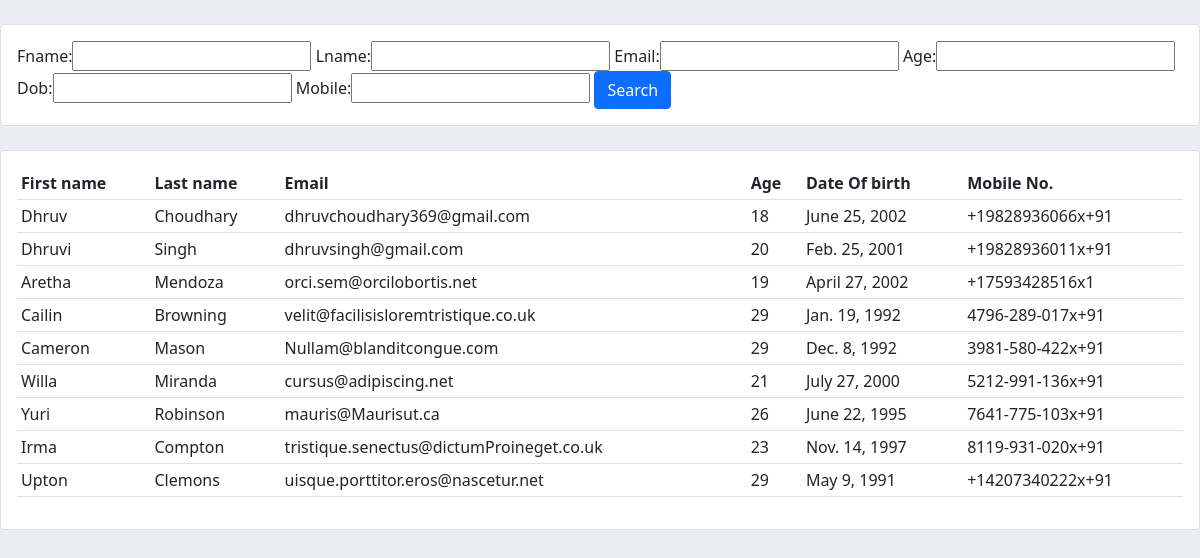
Page /show/ on the committed database.
### api/models.py (models this page shows, shortened)
class User_api(models.Model):
    fname = models.CharField(max_length=200, null=False, blank=False)
    lname = models.CharField(max_length=200, null=False, blank=False)
    Email = models.CharField(max_length=200, null=False, blank=False)
    age = models.IntegerField(max_length=2, null=False, blank=False)
    dob = models.DateField(null=False, blank=False)
    mobile = PhoneField(blank=True, help_text='Contact phone number')

### api/views.py (the view)
# urls.py: path('show/',views.userData,name="show"),
def userData(request):
    user = User_api.objects.all()
    myFilter = UserFilter(request.GET, queryset=user)
    user = myFilter.qs
    param = {'user':user,'orders':user,'myFilter':myFilter}
    return render(request, 'api/user.html',param)

### api/templates/api/User.html (shortened to what this page needs)
<!DOCTYPE html>
<html lang="en">
<head>
    {% load static %}
    <link href="https://cdn.jsdelivr.net/npm/bootstrap@5.0.0-beta3/dist/css/bootstrap.min.css" rel="stylesheet"
>
    <link rel="stylesheet" href="{% static '/css/accounts/main.css' %}">
</head>
<body>
<br>
<div class="row">
	<div class="col">
		<div class="card card-body">
			<form method="get">
				{{myFilter.form}}
		    <button class="btn btn-primary" type="submit">Search</button>
		  </form>
		</div>
	</div>
</div>
<br>
<div class="row">
	<div class="col-md">
		<div class="card card-body">
			<table class="table table-sm">
				<tr>
					<th>First name</th>
					<th>Last name</th>
					<th>Email</th>
					<th>Age</th>
					<th>Date Of birth</th>
					<th>Mobile No.</th>
				</tr>
				{% for order in orders %}
				 	<tr>
					 	<td>{{order.fname}}</td>
					 	<td>{{order.lname}}</td>
					 	<td>{{order.Email}}</td>
					 	<td>{{order.age}}</td>
					 	<td>{{order.dob}}</td>
					 	<td>{{order.mobile}}</td>
					</tr>
				{% endfor %}
			</table>
		</div>
	</div>
</div>
</body>
</html>

### static/css/main.css (style rules this page uses)
body { background-color: #ebeff5; }

### rows in the picture
User_api: fname "Dhruv", lname "Choudhary", Email "dhruvchoudhary369@gmail.com", age "18", dob "June 25, 2002", mobile "+19828936066x+91"
User_api: fname "Dhruvi", lname "Singh", Email "dhruvsingh@gmail.com", age "20", dob "Feb. 25, 2001", mobile "+19828936011x+91"
User_api: fname "Aretha", lname "Mendoza", Email "orci.sem@orcilobortis.net", age "19", dob "April 27, 2002", mobile "+17593428516x1"
User_api: fname "Cailin", lname "Browning", Email "velit@facilisisloremtristique.co.uk", age "29", dob "Jan. 19, 1992", mobile "4796-289-017x+91"
User_api: fname "Cameron", lname "Mason", Email "Nullam@blanditcongue.com", age "29", dob "Dec. 8, 1992", mobile "3981-580-422x+91"
User_api: fname "Willa", lname "Miranda", Email "cursus@adipiscing.net", age "21", dob "July 27, 2000", mobile "5212-991-136x+91"
User_api: fname "Yuri", lname "Robinson", Email "mauris@Maurisut.ca", age "26", dob "June 22, 1995", mobile "7641-775-103x+91"
User_api: fname "Irma", lname "Compton", Email "tristique.senectus@dictumProineget.co.uk", age "23", dob "Nov. 14, 1997", mobile "8119-931-020x+91"
User_api: fname "Upton", lname "Clemons", Email "uisque.porttitor.eros@nascetur.net", age "29", dob "May 9, 1991", mobile "+14207340222x+91"
